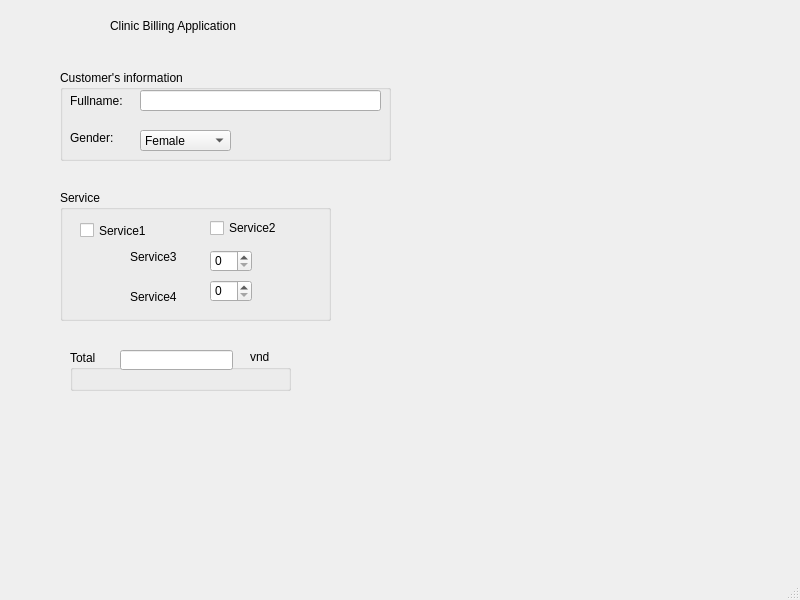
<?xml version="1.0" encoding="UTF-8"?>
<ui version="4.0">
 <class>MainWindow</class>
 <widget class="QMainWindow" name="MainWindow">
  <property name="geometry">
   <rect>
    <x>0</x>
    <y>0</y>
    <width>800</width>
    <height>600</height>
   </rect>
  </property>
  <property name="windowTitle">
   <string>MainWindow</string>
  </property>
  <widget class="QWidget" name="centralwidget">
   <widget class="QLabel" name="label">
    <property name="geometry">
     <rect>
      <x>110</x>
      <y>10</y>
      <width>191</width>
      <height>31</height>
     </rect>
    </property>
    <property name="text">
     <string>Clinic Billing Application</string>
    </property>
   </widget>
   <widget class="QGroupBox" name="groupBox">
    <property name="geometry">
     <rect>
      <x>60</x>
      <y>70</y>
      <width>331</width>
      <height>91</height>
     </rect>
    </property>
    <property name="title">
     <string>Customer's information</string>
    </property>
    <widget class="QLabel" name="label_2">
     <property name="geometry">
      <rect>
       <x>10</x>
       <y>20</y>
       <width>71</width>
       <height>21</height>
      </rect>
     </property>
     <property name="text">
      <string>Fullname: </string>
     </property>
    </widget>
    <widget class="QLineEdit" name="lineEdit">
     <property name="geometry">
      <rect>
       <x>80</x>
       <y>20</y>
       <width>241</width>
       <height>21</height>
      </rect>
     </property>
    </widget>
    <widget class="QLabel" name="label_3">
     <property name="geometry">
      <rect>
       <x>10</x>
       <y>60</y>
       <width>51</width>
       <height>16</height>
      </rect>
     </property>
     <property name="text">
      <string>Gender:</string>
     </property>
    </widget>
    <widget class="QComboBox" name="comboBox">
     <property name="geometry">
      <rect>
       <x>80</x>
       <y>60</y>
       <width>91</width>
       <height>21</height>
      </rect>
     </property>
     <item>
      <property name="text">
       <string>Female</string>
      </property>
     </item>
     <item>
      <property name="text">
       <string>Male</string>
      </property>
     </item>
     <item>
      <property name="text">
       <string>Other</string>
      </property>
     </item>
    </widget>
   </widget>
   <widget class="QGroupBox" name="groupBox_2">
    <property name="geometry">
     <rect>
      <x>60</x>
      <y>190</y>
      <width>271</width>
      <height>131</height>
     </rect>
    </property>
    <property name="title">
     <string>Service</string>
    </property>
    <widget class="QCheckBox" name="checkBox">
     <property name="geometry">
      <rect>
       <x>20</x>
       <y>30</y>
       <width>71</width>
       <height>21</height>
      </rect>
     </property>
     <property name="text">
      <string>Service1</string>
     </property>
    </widget>
    <widget class="QCheckBox" name="checkBox_2">
     <property name="geometry">
      <rect>
       <x>150</x>
       <y>30</y>
       <width>71</width>
       <height>16</height>
      </rect>
     </property>
     <property name="text">
      <string>Service2</string>
     </property>
    </widget>
    <widget class="QSpinBox" name="Service3">
     <property name="geometry">
      <rect>
       <x>150</x>
       <y>60</y>
       <width>42</width>
       <height>22</height>
      </rect>
     </property>
    </widget>
    <widget class="QLabel" name="label_4">
     <property name="geometry">
      <rect>
       <x>70</x>
       <y>60</y>
       <width>47</width>
       <height>13</height>
      </rect>
     </property>
     <property name="text">
      <string>Service3</string>
     </property>
    </widget>
    <widget class="QLabel" name="label_5">
     <property name="geometry">
      <rect>
       <x>70</x>
       <y>100</y>
       <width>47</width>
       <height>13</height>
      </rect>
     </property>
     <property name="text">
      <string>Service4</string>
     </property>
    </widget>
    <widget class="QSpinBox" name="spinBox">
     <property name="geometry">
      <rect>
       <x>150</x>
       <y>90</y>
       <width>42</width>
       <height>22</height>
      </rect>
     </property>
    </widget>
   </widget>
   <widget class="QGroupBox" name="groupBox_3">
    <property name="geometry">
     <rect>
      <x>70</x>
      <y>350</y>
      <width>221</width>
      <height>41</height>
     </rect>
    </property>
    <property name="title">
     <string>Total</string>
    </property>
    <widget class="QLineEdit" name="lineEdit_2">
     <property name="geometry">
      <rect>
       <x>50</x>
       <y>0</y>
       <width>113</width>
       <height>20</height>
      </rect>
     </property>
    </widget>
    <widget class="QLabel" name="label_6">
     <property name="geometry">
      <rect>
       <x>180</x>
       <y>0</y>
       <width>47</width>
       <height>13</height>
      </rect>
     </property>
     <property name="text">
      <string>vnd</string>
     </property>
    </widget>
   </widget>
  </widget>
  <widget class="QMenuBar" name="menubar">
   <property name="geometry">
    <rect>
     <x>0</x>
     <y>0</y>
     <width>800</width>
     <height>21</height>
    </rect>
   </property>
  </widget>
  <widget class="QStatusBar" name="statusbar"/>
 </widget>
 <resources/>
 <connections/>
</ui>
